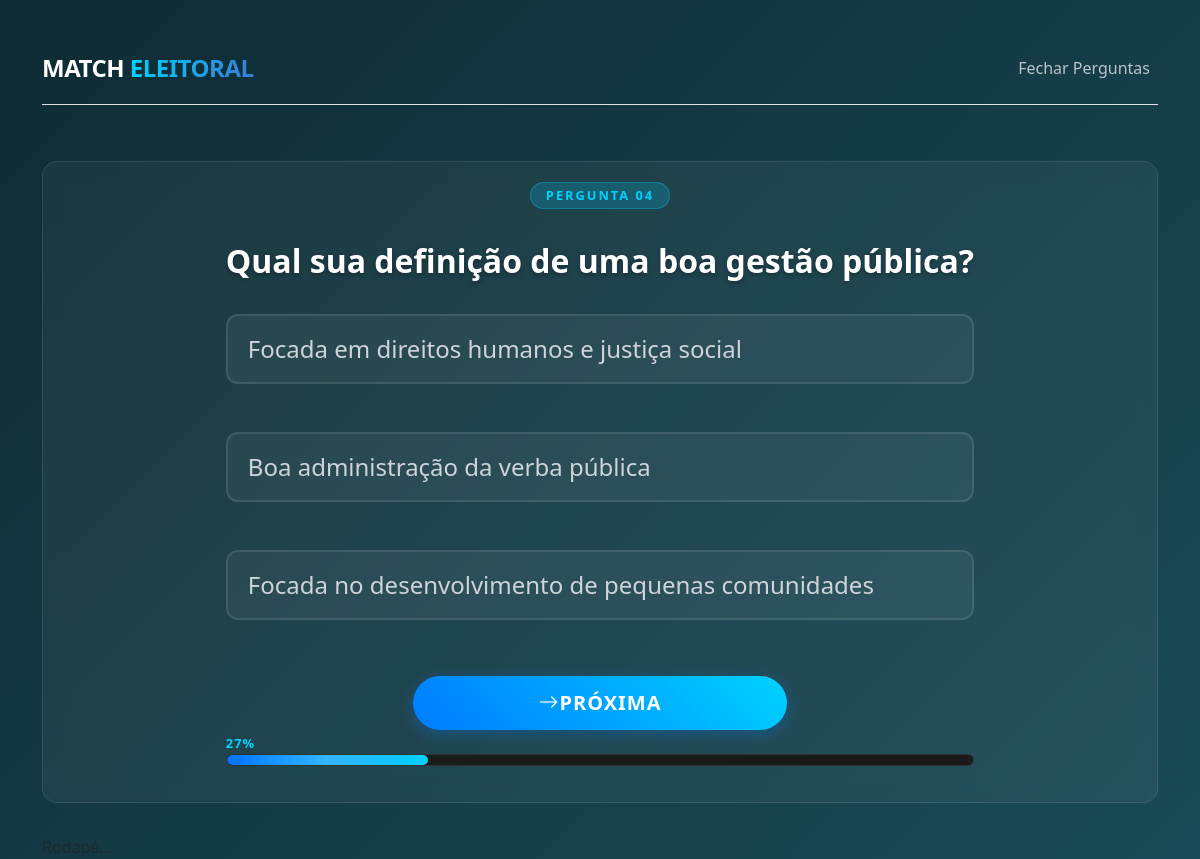
The page /enquete/4/ (signed in) on the database its author committed.
### polls/models.py (models this page shows, shortened)
class Question(models.Model):
    question_text = models.CharField("Pergunta")
    pub_date = models.DateTimeField("Data de publicação")

class Choice(models.Model):
    question = models.ForeignKey(Question, on_delete=models.CASCADE)
    choice_text = models.CharField(max_length=200)
    deputados_relacionados = models.ManyToManyField('Deputado')

### polls/views.py (the view, shortened to what this page needs)
# urls.py: path('enquete/<int:question_id>/', views.vote, name='question_detail'),
@login_required
def vote(request, question_id):
    question = get_object_or_404(Question, pk=question_id)
    next_question = get_next_question(question)
    is_last_question = not next_question
    amount_questions = Question.objects.count()
    current_position = Question.objects.filter(id__lte=question.id).count()
    progress = (float(current_position) / float(amount_questions)) * 100 if amount_questions > 0 else 0
    context = {'question': question,
                'progress': progress,
                'is_last_question': is_last_question,
                'position': current_position,
                'amount_questions': amount_questions}
    return render(request, 'polls/question_detail.html', context)

### polls/views.py (called while the page is built)
def get_next_question(current_question):
    return Question.objects.filter(id__gt=current_question.id).order_by('id').first()

### templates/polls/question_detail.html (shortened to what this page needs)
{% extends 'base/_layout4.html' %}
{% block content %}
    <div class="card">
        <h5 class="card-title-question">Pergunta {{ question.id|stringformat:"02d" }}</h5>
        <div class="card-body">
            <form action="{% url 'question_detail' question_id=question.id %}" method="post">
                <fieldset>
                    <legend>
                        <h1>{{ question.question_text }}</h1>
                        {% for choice in question.choice_set.all %}
                            <label for="choice{{ forloop.counter }}" class="form-check-label" id="choice">
                                {{ choice.choice_text }}
                            </label><br>
                            {% empty %}
                                <p>Nenhuma alternativa disponível.</p>
                        {% endfor %}
                    </legend>
                </fieldset>
                {% if question.choice_set.all %}
                    <div class="d-grid gap-2 col-6 mx-auto">
                        <button type="submit" class="btn {% if is_last_question %}btn-success{% else %}btn-primary{% endif %} btn-lg" id="btn-salvarEscolha">
                            {% if is_last_question %}
                                <i class="bi bi-check-all"></i>Finalizar
                            {% else %}
                                <i class="bi bi-arrow-right"></i>Próxima
                            {% endif %}
                        </button>
                    </div>
                {% endif %}
            </form>
            <span class="progress-percentage">{{ progress|floatformat:0 }}%</span>
            <div class="progress-container">
                <div class="progress-bar-custom" style="width: {{ progress|floatformat:0 }}%;">
                    <div class="progress-glow"></div>
                </div>
            </div>
        </div>
    </div>
{% endblock %}

### templates/base/_base.html (style rules this page uses)
body { background: linear-gradient(135deg, #0E2B33 0%, #1a4a57 100%); background-attachment: fixed; background-repeat: no-repeat; background-size: cover; min-height: 100vh; color: #ffffff; margin: 0; }
.card { background: rgba(255, 255, 255, 0.05); backdrop-filter: blur(10px); border: 1px solid rgba(255, 255, 255, 0.1); border-radius: 15px; padding: 20px; align-items: center; }
.card-title-question { display: inline-block; background-color: rgba(0, 210, 255, 0.2); color: #00d2ff; padding: 5px 15px; border-radius: 50px; font-size: 0.8rem; font-weight: bold; text-transform: uppercase; letter-spacing: 2px; border: 1px solid rgba(0, 210, 255, 0.3); margin-bottom: 15px; }
h1 { font-size: 2rem; font-weight: 800; color: #ffffff; line-height: 1.3; margin-bottom: 2rem; text-shadow: 0 2px 4px rgba(0,0,0,0.3); }
#btn-salvarEscolha { background: linear-gradient(45deg, #007bff, #00d2ff); border: none; border-radius: 50px; padding: 12px 35px; font-weight: bold; text-transform: uppercase; letter-spacing: 1px; box-shadow: 0 4px 15px rgba(0, 123, 255, 0.3); transition: all 0.3s ease; align-items: right; }
#choice { display: block; background: rgba(255, 255, 255, 0.05); border: 2px solid rgba(255, 255, 255, 0.1); border-radius: 12px; padding: 15px 20px; margin-bottom: 12px; cursor: pointer; transition: all 0.3s ease; color: #ced4da; }

### templates/polls/question_detail.html (style rules this page uses)
.progress-percentage { color: #fff; font-weight: 700; text-transform: uppercase; letter-spacing: 1px; font-size: 0.8rem; }
.progress-percentage { color: #00d4ff; }
.progress-container { width: 100%; height: 12px; background: #1a1a1a; border-radius: 50px; overflow: hidden; border: 1px solid #333; }
.progress-bar-custom { height: 100%; background: linear-gradient(90deg, #0072ff 0%, #00d4ff 100%); border-radius: 50px; position: relative; transition: width 0.8s cubic-bezier(0.17, 0.67, 0.83, 0.67); }
.progress-glow { position: absolute; top: 0; left: 0; width: 100%; height: 100%; background: linear-gradient( 90deg, transparent, rgba(255, 255, 255, 0.2), transparent ); animation: scan 2s infinite; }

### rows shown on the page
Question: id "04", question_text "Qual sua definição de uma boa gestão pública?"
Choice: choice_text "Focada em direitos humanos e justiça social"
Choice: choice_text "Boa administração da verba pública"
Choice: choice_text "Focada no desenvolvimento de pequenas comunidades"

### other values the page prints
{{ progress|floatformat:0 }} "27"
